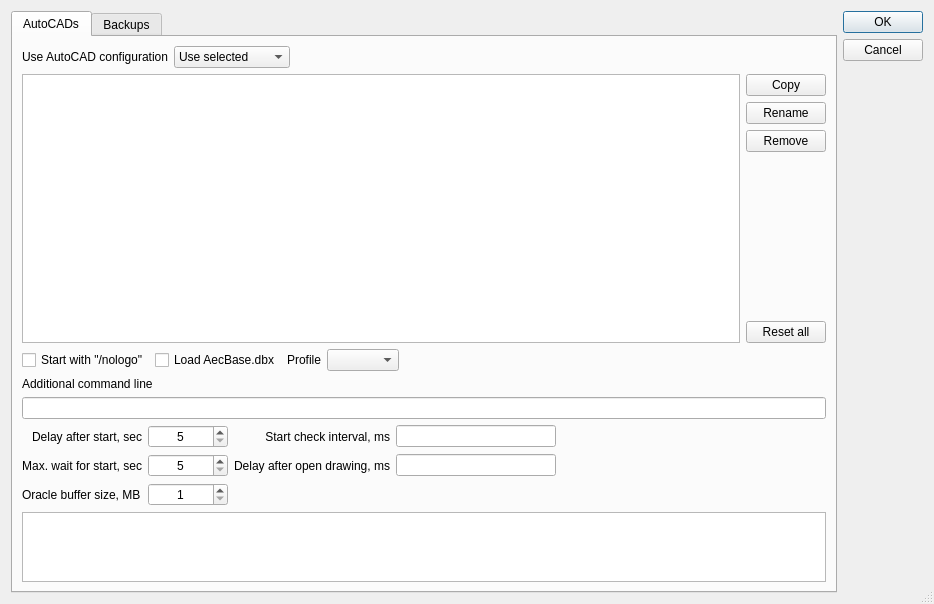
<?xml version="1.0" encoding="UTF-8"?>
<ui version="4.0">
 <class>ChooseAcadDlg</class>
 <widget class="QDialog" name="ChooseAcadDlg">
  <property name="geometry">
   <rect>
    <x>0</x>
    <y>0</y>
    <width>934</width>
    <height>604</height>
   </rect>
  </property>
  <property name="windowTitle">
   <string>AutoCAD settings</string>
  </property>
  <property name="locale">
   <locale language="English" country="UnitedStates"/>
  </property>
  <property name="sizeGripEnabled">
   <bool>true</bool>
  </property>
  <layout class="QHBoxLayout" name="horizontalLayout_4">
   <item>
    <widget class="QTabWidget" name="tabWidget">
     <property name="currentIndex">
      <number>0</number>
     </property>
     <widget class="QWidget" name="tbVersion">
      <attribute name="title">
       <string>AutoCADs</string>
      </attribute>
      <layout class="QVBoxLayout" name="verticalLayout" stretch="0,1,0">
       <item>
        <layout class="QHBoxLayout" name="horizontalLayout_3">
         <item>
          <widget class="QLabel" name="label_5">
           <property name="text">
            <string>Use AutoCAD configuration</string>
           </property>
           <property name="alignment">
            <set>Qt::AlignRight|Qt::AlignTrailing|Qt::AlignVCenter</set>
           </property>
          </widget>
         </item>
         <item>
          <widget class="QComboBox" name="cbAlwaysAsk">
           <property name="sizeAdjustPolicy">
            <enum>QComboBox::AdjustToContents</enum>
           </property>
           <item>
            <property name="text">
             <string>Use selected</string>
            </property>
           </item>
           <item>
            <property name="text">
             <string>Ask if not runnig</string>
            </property>
           </item>
           <item>
            <property name="text">
             <string>Always ask</string>
            </property>
           </item>
          </widget>
         </item>
         <item>
          <spacer name="horizontalSpacer_3">
           <property name="orientation">
            <enum>Qt::Horizontal</enum>
           </property>
           <property name="sizeHint" stdset="0">
            <size>
             <width>40</width>
             <height>20</height>
            </size>
           </property>
          </spacer>
         </item>
        </layout>
       </item>
       <item>
        <layout class="QHBoxLayout" name="horizontalLayout">
         <item>
          <widget class="QListWidget" name="lwAutocads"/>
         </item>
         <item>
          <layout class="QVBoxLayout" name="verticalLayout_5">
           <item>
            <widget class="QPushButton" name="pbCopy">
             <property name="text">
              <string>Copy</string>
             </property>
            </widget>
           </item>
           <item>
            <widget class="QPushButton" name="pbRename">
             <property name="text">
              <string>Rename</string>
             </property>
            </widget>
           </item>
           <item>
            <widget class="QPushButton" name="pbRemove">
             <property name="text">
              <string>Remove</string>
             </property>
            </widget>
           </item>
           <item>
            <spacer name="verticalSpacer_2">
             <property name="orientation">
              <enum>Qt::Vertical</enum>
             </property>
             <property name="sizeHint" stdset="0">
              <size>
               <width>20</width>
               <height>40</height>
              </size>
             </property>
            </spacer>
           </item>
           <item>
            <widget class="QPushButton" name="pbResetAll">
             <property name="text">
              <string>Reset all</string>
             </property>
            </widget>
           </item>
          </layout>
         </item>
        </layout>
       </item>
       <item>
        <widget class="QStackedWidget" name="stack">
         <widget class="QWidget" name="page">
          <layout class="QVBoxLayout" name="verticalLayout_2">
           <property name="leftMargin">
            <number>0</number>
           </property>
           <property name="topMargin">
            <number>0</number>
           </property>
           <property name="rightMargin">
            <number>0</number>
           </property>
           <property name="bottomMargin">
            <number>0</number>
           </property>
           <item>
            <layout class="QHBoxLayout" name="horizontalLayout_2">
             <item>
              <widget class="QCheckBox" name="cbNoLogo">
               <property name="text">
                <string>Start with &quot;/nologo&quot;</string>
               </property>
              </widget>
             </item>
             <item>
              <widget class="QCheckBox" name="cbLoadAecBase">
               <property name="text">
                <string>Load AecBase.dbx</string>
               </property>
              </widget>
             </item>
             <item>
              <widget class="QLabel" name="label_7">
               <property name="text">
                <string>Profile</string>
               </property>
               <property name="alignment">
                <set>Qt::AlignRight|Qt::AlignTrailing|Qt::AlignVCenter</set>
               </property>
              </widget>
             </item>
             <item>
              <widget class="QComboBox" name="cbProfile">
               <property name="sizeAdjustPolicy">
                <enum>QComboBox::AdjustToContents</enum>
               </property>
              </widget>
             </item>
             <item>
              <spacer name="horizontalSpacer">
               <property name="orientation">
                <enum>Qt::Horizontal</enum>
               </property>
               <property name="sizeHint" stdset="0">
                <size>
                 <width>40</width>
                 <height>20</height>
                </size>
               </property>
              </spacer>
             </item>
            </layout>
           </item>
           <item>
            <layout class="QVBoxLayout" name="verticalLayout_6">
             <item>
              <widget class="QLabel" name="label_6">
               <property name="text">
                <string>Additional command line</string>
               </property>
              </widget>
             </item>
             <item>
              <widget class="QLineEdit" name="leCommandLine"/>
             </item>
            </layout>
           </item>
           <item>
            <layout class="QGridLayout" name="gridLayout">
             <item row="1" column="0">
              <widget class="QLabel" name="label_2">
               <property name="text">
                <string>Max. wait for start, sec</string>
               </property>
               <property name="alignment">
                <set>Qt::AlignRight|Qt::AlignTrailing|Qt::AlignVCenter</set>
               </property>
              </widget>
             </item>
             <item row="1" column="3">
              <widget class="QLineEdit" name="leDelayAfterOpen">
               <property name="minimumSize">
                <size>
                 <width>80</width>
                 <height>0</height>
                </size>
               </property>
               <property name="maximumSize">
                <size>
                 <width>160</width>
                 <height>16777215</height>
                </size>
               </property>
               <property name="alignment">
                <set>Qt::AlignCenter</set>
               </property>
              </widget>
             </item>
             <item row="0" column="2">
              <widget class="QLabel" name="label_3">
               <property name="text">
                <string>Start check interval, ms</string>
               </property>
               <property name="alignment">
                <set>Qt::AlignRight|Qt::AlignTrailing|Qt::AlignVCenter</set>
               </property>
              </widget>
             </item>
             <item row="0" column="1">
              <widget class="QSpinBox" name="sbDelayAfterStart">
               <property name="minimumSize">
                <size>
                 <width>80</width>
                 <height>0</height>
                </size>
               </property>
               <property name="maximumSize">
                <size>
                 <width>160</width>
                 <height>16777215</height>
                </size>
               </property>
               <property name="alignment">
                <set>Qt::AlignCenter</set>
               </property>
               <property name="minimum">
                <number>5</number>
               </property>
               <property name="maximum">
                <number>60</number>
               </property>
              </widget>
             </item>
             <item row="1" column="1">
              <widget class="QSpinBox" name="sbMaxWaitForStart">
               <property name="minimumSize">
                <size>
                 <width>80</width>
                 <height>0</height>
                </size>
               </property>
               <property name="maximumSize">
                <size>
                 <width>160</width>
                 <height>16777215</height>
                </size>
               </property>
               <property name="alignment">
                <set>Qt::AlignCenter</set>
               </property>
               <property name="minimum">
                <number>5</number>
               </property>
               <property name="singleStep">
                <number>5</number>
               </property>
              </widget>
             </item>
             <item row="1" column="2">
              <widget class="QLabel" name="label_4">
               <property name="text">
                <string>Delay after open drawing, ms</string>
               </property>
               <property name="alignment">
                <set>Qt::AlignRight|Qt::AlignTrailing|Qt::AlignVCenter</set>
               </property>
              </widget>
             </item>
             <item row="4" column="0">
              <widget class="QLabel" name="lblLOBBufferSize">
               <property name="text">
                <string>Oracle buffer size, MB</string>
               </property>
              </widget>
             </item>
             <item row="0" column="3">
              <widget class="QLineEdit" name="leStartCheckInterval">
               <property name="minimumSize">
                <size>
                 <width>80</width>
                 <height>0</height>
                </size>
               </property>
               <property name="maximumSize">
                <size>
                 <width>160</width>
                 <height>16777215</height>
                </size>
               </property>
               <property name="alignment">
                <set>Qt::AlignCenter</set>
               </property>
              </widget>
             </item>
             <item row="0" column="0">
              <widget class="QLabel" name="label">
               <property name="text">
                <string>Delay after start, sec</string>
               </property>
               <property name="alignment">
                <set>Qt::AlignRight|Qt::AlignTrailing|Qt::AlignVCenter</set>
               </property>
              </widget>
             </item>
             <item row="0" column="4">
              <spacer name="horizontalSpacer_2">
               <property name="orientation">
                <enum>Qt::Horizontal</enum>
               </property>
               <property name="sizeHint" stdset="0">
                <size>
                 <width>40</width>
                 <height>20</height>
                </size>
               </property>
              </spacer>
             </item>
             <item row="4" column="1">
              <widget class="QSpinBox" name="sbLOBBufferSize">
               <property name="minimumSize">
                <size>
                 <width>80</width>
                 <height>0</height>
                </size>
               </property>
               <property name="maximumSize">
                <size>
                 <width>160</width>
                 <height>16777215</height>
                </size>
               </property>
               <property name="alignment">
                <set>Qt::AlignCenter</set>
               </property>
               <property name="minimum">
                <number>1</number>
               </property>
               <property name="maximum">
                <number>512</number>
               </property>
              </widget>
             </item>
            </layout>
           </item>
           <item>
            <widget class="QPlainTextEdit" name="pteFullCmdLine">
             <property name="horizontalScrollBarPolicy">
              <enum>Qt::ScrollBarAlwaysOff</enum>
             </property>
             <property name="sizeAdjustPolicy">
              <enum>QAbstractScrollArea::AdjustToContents</enum>
             </property>
             <property name="readOnly">
              <bool>true</bool>
             </property>
            </widget>
           </item>
          </layout>
         </widget>
         <widget class="QWidget" name="page_2"/>
        </widget>
       </item>
      </layout>
     </widget>
     <widget class="QWidget" name="tbBackups">
      <attribute name="title">
       <string>Backups</string>
      </attribute>
      <layout class="QVBoxLayout" name="verticalLayout_3">
       <item>
        <widget class="QCheckBox" name="cbKeepAfterEdit">
         <property name="text">
          <string>Keep (do not remove) temp. files after editing</string>
         </property>
        </widget>
       </item>
       <item>
        <widget class="QCheckBox" name="cbKeepAllBackupsLocally">
         <property name="text">
          <string>Keep all backups locally</string>
         </property>
        </widget>
       </item>
       <item>
        <spacer name="verticalSpacer">
         <property name="orientation">
          <enum>Qt::Vertical</enum>
         </property>
         <property name="sizeHint" stdset="0">
          <size>
           <width>20</width>
           <height>40</height>
          </size>
         </property>
        </spacer>
       </item>
      </layout>
     </widget>
    </widget>
   </item>
   <item>
    <layout class="QVBoxLayout" name="verticalLayout_4">
     <item>
      <widget class="QDialogButtonBox" name="buttonBox">
       <property name="orientation">
        <enum>Qt::Vertical</enum>
       </property>
       <property name="standardButtons">
        <set>QDialogButtonBox::Cancel|QDialogButtonBox::Ok</set>
       </property>
      </widget>
     </item>
    </layout>
   </item>
  </layout>
 </widget>
 <resources/>
 <connections>
  <connection>
   <sender>buttonBox</sender>
   <signal>accepted()</signal>
   <receiver>ChooseAcadDlg</receiver>
   <slot>Accept()</slot>
   <hints>
    <hint type="sourcelabel">
     <x>248</x>
     <y>254</y>
    </hint>
    <hint type="destinationlabel">
     <x>157</x>
     <y>274</y>
    </hint>
   </hints>
  </connection>
  <connection>
   <sender>buttonBox</sender>
   <signal>rejected()</signal>
   <receiver>ChooseAcadDlg</receiver>
   <slot>reject()</slot>
   <hints>
    <hint type="sourcelabel">
     <x>316</x>
     <y>260</y>
    </hint>
    <hint type="destinationlabel">
     <x>286</x>
     <y>274</y>
    </hint>
   </hints>
  </connection>
 </connections>
 <slots>
  <slot>Accept()</slot>
  <slot>Reject()</slot>
 </slots>
</ui>
